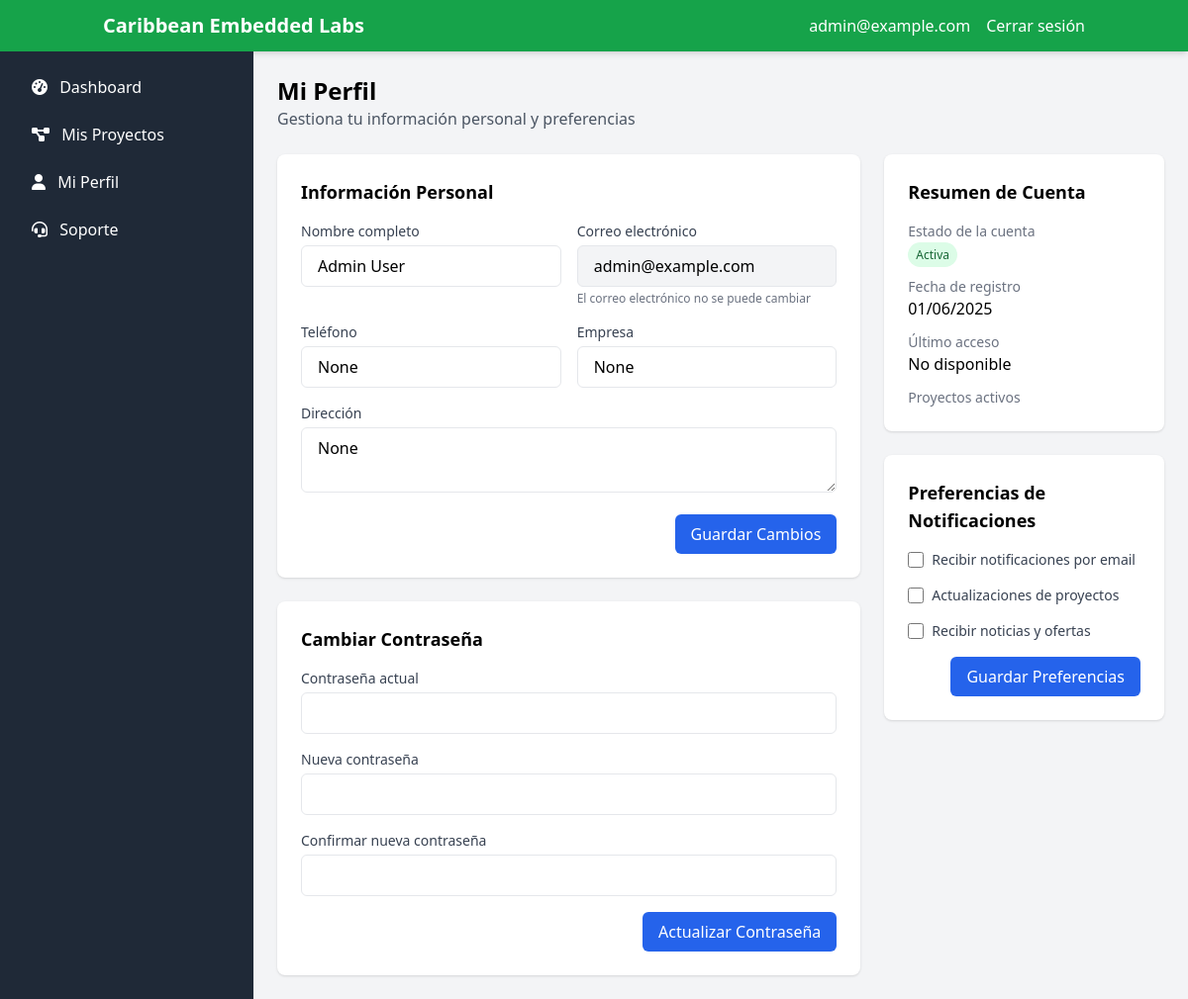
Screenshot of /dashboard/profile (signed in) with the database file from the repository.
### app/db/models.py (models this page shows)
class User(Base):
    __tablename__ = "users"
    id = Column(String, primary_key=True, default=generate_uuid)
    email = Column(String, unique=True, index=True)
    name = Column(String)
    hashed_password = Column(String)
    is_active = Column(Boolean, default=True)
    is_admin = Column(Boolean, default=False)
    phone = Column(String, nullable=True)
    company = Column(String, nullable=True)
    address = Column(Text, nullable=True)
    preferences = Column(JSON, nullable=True)
    created_at = Column(DateTime, default=func.now())
    last_login = Column(DateTime, nullable=True)
    projects = relationship("Project", back_populates="client")
    updates = relationship("Update", back_populates="created_by")
    documents = relationship("Document", back_populates="uploaded_by")

### app/routers/web/dashboard.py (the view)
@router.get("/profile")
async def dashboard_profile(
    request: Request,
    current_user: User = Depends(get_current_user)
):
    return templates.TemplateResponse(
        "dashboard/profile.html",
        {
            "request": request,
            "user": current_user
        }
    )

### templates/dashboard/profile.html (shortened to what this page needs)
{% extends "dashboard/base.html" %}
{% block content %}
<div class="container mx-auto">
    <div class="mb-6">
        <h1 class="text-2xl font-bold">Mi Perfil</h1>
        <p class="text-gray-600">Gestiona tu información personal y preferencias</p>
    </div>
    <div class="grid grid-cols-1 md:grid-cols-3 gap-6">
        <div class="md:col-span-2">
            <div class="bg-white rounded-lg shadow p-6 mb-6">
                <h2 class="text-lg font-semibold mb-4">Información Personal</h2>
                <form id="profileForm" class="space-y-4">
                    <div class="grid grid-cols-1 md:grid-cols-2 gap-4">
                        <div>
                            <label for="name" class="block text-sm font-medium text-gray-700 mb-1">Nombre completo</label>
                            <input type="text" id="name" name="name" value="{{ user.name }}" required
                                class="w-full px-4 py-2 border rounded-md focus:outline-none focus:ring-2 focus:ring-blue-500">
                        </div>
                        <div>
                            <label for="email" class="block text-sm font-medium text-gray-700 mb-1">Correo electrónico</label>
                            <input type="email" id="email" name="email" value="{{ user.email }}" required disabled
                                class="w-full px-4 py-2 border rounded-md bg-gray-100">
                            <p class="text-xs text-gray-500 mt-1">El correo electrónico no se puede cambiar</p>
                        </div>
                        <div>
                            <label for="phone" class="block text-sm font-medium text-gray-700 mb-1">Teléfono</label>
                            <input type="tel" id="phone" name="phone" value="{{ user.phone }}"
                                class="w-full px-4 py-2 border rounded-md focus:outline-none focus:ring-2 focus:ring-blue-500">
                        </div>
                        <div>
                            <label for="company" class="block text-sm font-medium text-gray-700 mb-1">Empresa</label>
                            <input type="text" id="company" name="company" value="{{ user.company }}"
                                class="w-full px-4 py-2 border rounded-md focus:outline-none focus:ring-2 focus:ring-blue-500">
                        </div>
                    </div>
                    <div>
                        <label for="address" class="block text-sm font-medium text-gray-700 mb-1">Dirección</label>
                        <textarea id="address" name="address" rows="2"
                            class="w-full px-4 py-2 border rounded-md focus:outline-none focus:ring-2 focus:ring-blue-500">{{ user.address }}</textarea>
                    </div>
                    <div class="flex justify-end">
                        <button type="submit" class="px-4 py-2 bg-blue-600 text-white rounded-md hover:bg-blue-700">
                            Guardar Cambios
                        </button>
                    </div>
                </form>
            </div>
            <div class="bg-white rounded-lg shadow p-6">
                <h2 class="text-lg font-semibold mb-4">Cambiar Contraseña</h2>
                <form id="passwordForm" class="space-y-4">
                    <div>
                        <label for="currentPassword" class="block text-sm font-medium text-gray-700 mb-1">Contraseña actual</label>
                        <input type="password" id="currentPassword" name="current_password" required
                            class="w-full px-4 py-2 border rounded-md focus:outline-none focus:ring-2 focus:ring-blue-500">
                    </div>
                    <div>
                        <label for="newPassword" class="block text-sm font-medium text-gray-700 mb-1">Nueva contraseña</label>
                        <input type="password" id="newPassword" name="new_password" required
                            class="w-full px-4 py-2 border rounded-md focus:outline-none focus:ring-2 focus:ring-blue-500">
                    </div>
                    <div>
                        <label for="confirmPassword" class="block text-sm font-medium text-gray-700 mb-1">Confirmar nueva contraseña</label>
                        <input type="password" id="confirmPassword" name="confirm_password" required
                            class="w-full px-4 py-2 border rounded-md focus:outline-none focus:ring-2 focus:ring-blue-500">
                    </div>
                    <div class="flex justify-end">
                        <button type="submit" class="px-4 py-2 bg-blue-600 text-white rounded-md hover:bg-blue-700">
                            Actualizar Contraseña
                        </button>
                    </div>
                </form>
            </div>
        </div>
        <div>
            <div class="bg-white rounded-lg shadow p-6 mb-6">
                <h2 class="text-lg font-semibold mb-4">Resumen de Cuenta</h2>
                <div class="space-y-3">
                    <div>
                        <p class="text-sm text-gray-500">Estado de la cuenta</p>
                        <p class="font-medium">
                            <span class="px-2 py-1 text-xs rounded-full bg-green-100 text-green-800">
                                Activa
                            </span>
                        </p>
                    </div>
                    <div>
                        <p class="text-sm text-gray-500">Fecha de registro</p>
                        <p class="font-medium">{{ user.created_at.strftime('%d/%m/%Y') }}</p>
                    </div>
                    <div>
                        <p class="text-sm text-gray-500">Último acceso</p>
                        <p class="font-medium">{{ user.last_login.strftime('%d/%m/%Y %H:%M') if user.last_login else 'No disponible' }}</p>
                    </div>
                    <div>
                        <p class="text-sm text-gray-500">Proyectos activos</p>
                    </div>
                </div>
            </div>
            <div class="bg-white rounded-lg shadow p-6">
                <h2 class="text-lg font-semibold mb-4">Preferencias de Notificaciones</h2>
                <form id="notificationsForm" class="space-y-4">
                    <div class="flex items-center">
                        <input type="checkbox" id="emailNotifications" name="email_notifications"
                            {{ 'checked' if user.preferences and user.preferences.email_notifications else '' }}
                            class="h-4 w-4 text-blue-600 focus:ring-blue-500 border-gray-300 rounded">
                        <label for="emailNotifications" class="ml-2 block text-sm text-gray-700">
                            Recibir notificaciones por email
                        </label>
                    </div>
                    <div class="flex items-center">
                        <input type="checkbox" id="projectUpdates" name="project_updates"
                            {{ 'checked' if user.preferences and user.preferences.project_updates else '' }}
                            class="h-4 w-4 text-blue-600 focus:ring-blue-500 border-gray-300 rounded">
                        <label for="projectUpdates" class="ml-2 block text-sm text-gray-700">
                            Actualizaciones de proyectos
                        </label>
                    </div>
                    <div class="flex items-center">
                        <input type="checkbox" id="marketingEmails" name="marketing_emails"
                            {{ 'checked' if user.preferences and user.preferences.marketing_emails else '' }}
                            class="h-4 w-4 text-blue-600 focus:ring-blue-500 border-gray-300 rounded">
                        <label for="marketingEmails" class="ml-2 block text-sm text-gray-700">
                            Recibir noticias y ofertas
                        </label>
                    </div>
                    <div class="flex justify-end">
                        <button type="submit" class="px-4 py-2 bg-blue-600 text-white rounded-md hover:bg-blue-700">
                            Guardar Preferencias
                        </button>
                    </div>
                </form>
            </div>
        </div>
    </div>
</div>
{% endblock %}

### templates/dashboard/base.html (shortened to what this page needs)
<!DOCTYPE html>
<html lang="es">
<head>
    <script src="https://cdn.tailwindcss.com"></script>
    <link rel="stylesheet" href="https://cdnjs.cloudflare.com/ajax/libs/font-awesome/6.4.0/css/all.min.css">
</head>
<body class="bg-gray-100">
    <nav class="bg-green-600 text-white shadow-md">
        <div class="container mx-auto px-4 py-3 flex justify-between items-center">
            <div class="flex items-center">
                <a href="/dashboard" class="text-xl font-bold">Caribbean Embedded Labs</a>
            </div>
            <div class="flex items-center space-x-4">
                <span>{{ user.email }}</span>
                <a href="/auth/logout" class="hover:underline">Cerrar sesión</a>
            </div>
        </div>
    </nav>
    <div class="flex">
        <aside class="sidebar w-64 bg-gray-800 text-white p-4">
            <nav>
                <ul class="space-y-2">
                    <li>
                        <a href="/dashboard" class="block py-2 px-4 rounded hover:bg-gray-700">
                            <i class="fas fa-tachometer-alt mr-2"></i> Dashboard
                        </a>
                    </li>
                    <li>
                        <a href="/dashboard/projects" class="block py-2 px-4 rounded hover:bg-gray-700">
                            <i class="fas fa-project-diagram mr-2"></i> Mis Proyectos
                        </a>
                    </li>
                    <li>
                        <a href="/dashboard/profile" class="block py-2 px-4 rounded hover:bg-gray-700">
                            <i class="fas fa-user mr-2"></i> Mi Perfil
                        </a>
                    </li>
                    <li>
                        <a href="/dashboard/support" class="block py-2 px-4 rounded hover:bg-gray-700">
                            <i class="fas fa-headset mr-2"></i> Soporte
                        </a>
                    </li>
                </ul>
            </nav>
        </aside>
        <main class="flex-1 p-6">
            {% block content %}{% endblock %}
        </main>
    </div>
</body>
</html>

### templates/dashboard/base.html (style rules this page uses)
.sidebar { min-height: calc(100vh - 64px); }

### rows the page displays
User: email "admin@example.com", name "Admin User", phone "None", company "None", address "None", created_at "01/06/2025", last_login "No disponible"
